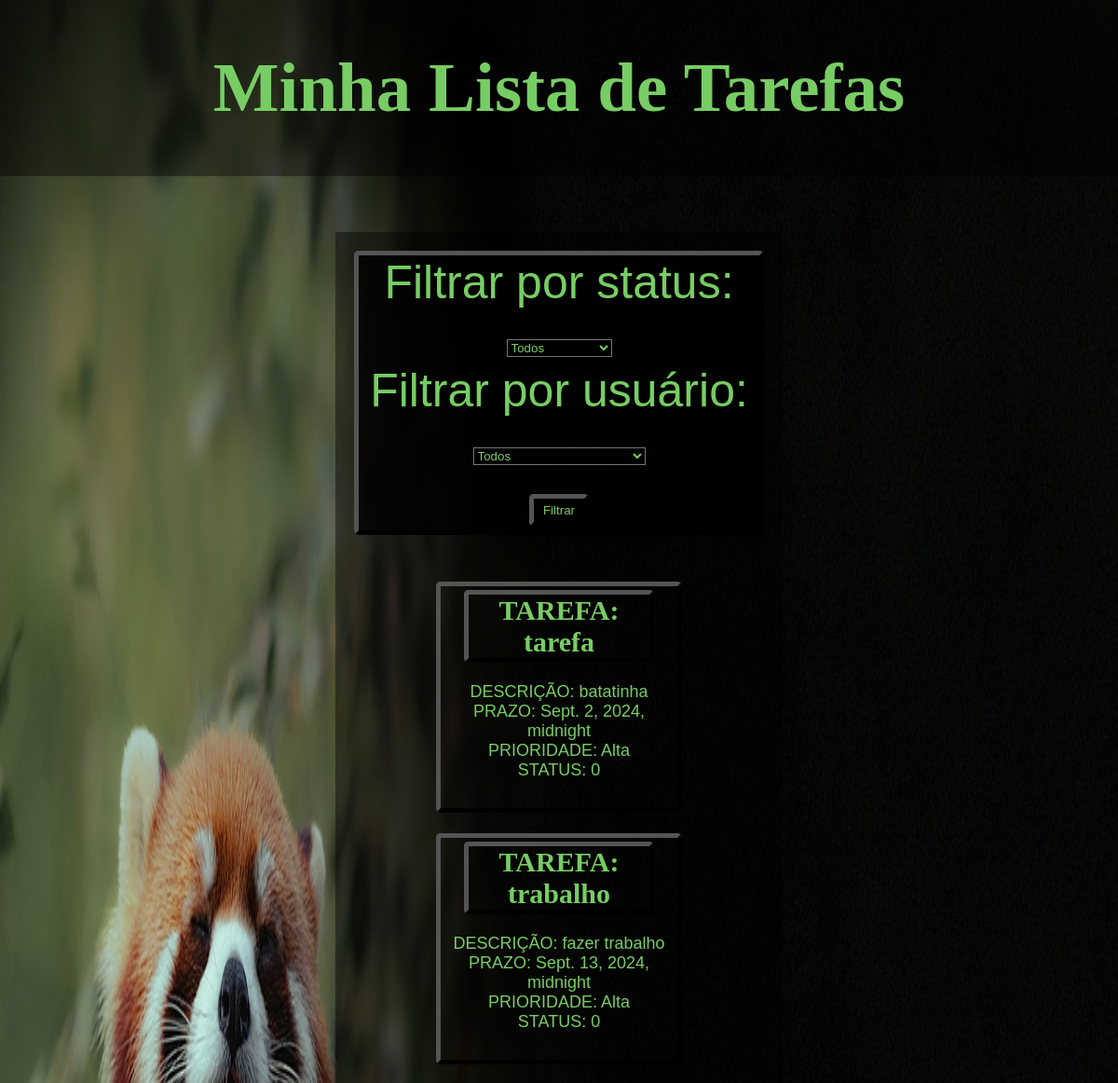
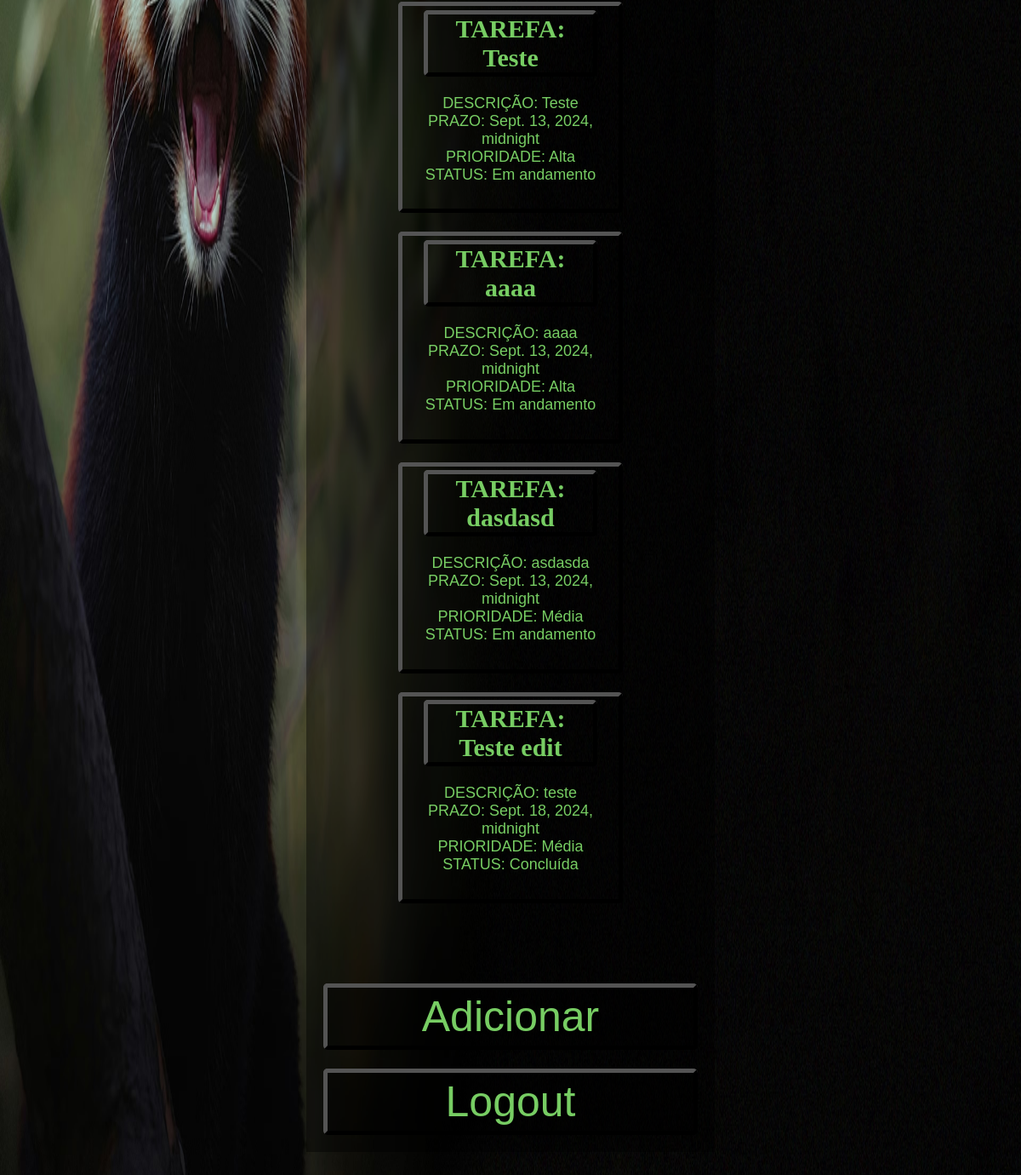
Page / (signed in) on the committed database (2 pictures, top to bottom).
### app/models.py (models this page shows)
class Tasks(models.Model):
    id_task = models.AutoField(primary_key=True) #chave primária
    title_task = models.CharField(max_length=200) #título da tarefa
    description_task = models.TextField() #descrição da tarefa
    complete_task = models.CharField(max_length=10, choices=[('1', 'Pendente'), ('2', 'Em andamento'), ('3', 'Concluída')], default='1') #tarefa completada
    prazo_task = models.DateTimeField()  #prazo da tarefa
    priority_task = models.CharField(max_length=10, choices=[('3', 'Alta'), ('2', 'Média'), ('1', 'Baixa')], default='1') #prioridade da tarefa
    user = models.ForeignKey(User, on_delete=models.CASCADE) #usuário que criou a tarefa

### app/views.py (the view)
# urls.py: 2. Add a URL to urlpatterns:  path('', views.home, name='home')
@login_required
def home(request):
    status_filter = request.GET.get('status')
    user_filter = request.GET.get('user')
    if request.user.is_superuser:
        tasks = Tasks.objects.all()
        users = User.objects.all()
        if user_filter:
            tasks = tasks.filter(user_id=user_filter)
    else:
        tasks = Tasks.objects.filter(user=request.user)
    if status_filter:
        tasks = tasks.filter(complete_task=status_filter)
    tasks = tasks.order_by('-priority_task', 'prazo_task')
    context = {
        'tasks': tasks,
    }
    if request.user.is_superuser:
        context['users'] = users
    return render(request, 'home.html', context)

### app/templates/home.html (shortened to what this page needs)
{% load static %}
<!DOCTYPE html>
<html>
<head>
    <link rel="stylesheet" href="{% static 'css/home.css' %}">
</head>
<body>
    <header class="header"><h1>Minha Lista de Tarefas</h1></header>
    <main class="main">
        <div class="container">
             <form class="form" method="get" action="{% url 'home' %}">
                <label class="filtro" for="status">Filtrar por status:</label><br>
                <select name="status" id="status">
                    <option value="">Todos</option>
                </select><br>
                {% if user.is_superuser %}
                    <label class="filtro" for="user">Filtrar por usuário:</label><br>
                    <select name="user" id="user">
                        <option value="">Todos</option>
                    </select><br>
                {% endif %}
                <button type="submit" class="button">Filtrar</button>
            </form>
        </div>
            <ul>
                {% for task in tasks %}
                    <li>
                        <div class="tasks">
                            <h3>TAREFA: {{ task.title_task }}</h3><br>
                            DESCRIÇÃO: {{ task.description_task }}<br>
                            PRAZO: {{ task.prazo_task }}<br>
                            PRIORIDADE: {{ task.get_priority_task_display }}<br>
                            STATUS: {{task.get_complete_task_display}}<br><br>
                        </div>
                    </li>
                {% endfor %}
            </ul>
            <a href="{% url 'add' %}" class="button">Adicionar</a>
            <a href="{% url 'logout' %}" class="logout_button">Logout</a>
    </main>
</body>
</html>

### app/static/css/home.css (style rules this page uses)
.header, .main { padding: 1px; }
.header { background:rgba(0,0,0,0.4); grid-area: header; }
h1, h3 { font-family: 'Times New Roman', Times, serif; text-align: center; color: #77cd63; background:rgba(0,0,0,0); }
h1 { font-size: 75px; }
h3 { border: 5px outset #000000; border-radius: 5px; font-size: 30px; margin: auto 10%; }
body { background-image: url("redpanda.png"); background-repeat: no-repeat; background-attachment: fixed; background-size: 100% 100%; font-family: Arial, sans-serif; margin: 0; padding: 0; }
.main { background:rgba(0,0,0,0.4); display: grid; text-align: center; font-size: 50px; margin: 5% 30%; padding: 20px; }
.container { background:rgba(0,0,0,0.8); border: 5px outset #000000; border-radius: 5px; }
.button, .delete_button, .logout_button { background:rgba(0,0,0,0.4); margin-top: 5%; padding: 5px 10px; border: 5px outset #000000; border-radius: 5px; color: #77cd63; text-decoration: none; }
ul { list-style-type: none; padding: 0; }
li { display: grid; margin-bottom: 5%; color: #77cd63; font-size: large; }
.tasks { border: 5px outset #000000; border-radius: 5px; padding-bottom: 2%; padding-top: 1%; margin: auto 20%; }
.filtro { color: #77cd63; }
#status, #user { color: #77cd63; background: #000000; }
.form { padding-bottom: 1%; }

### rows in the picture
Tasks: title_task "tarefa", description_task "batatinha", prazo_task "Sept. 2, 2024, midnight", priority_task "Alta", complete_task "0"
Tasks: title_task "trabalho", description_task "fazer trabalho", prazo_task "Sept. 13, 2024, midnight", priority_task "Alta", complete_task "0"
Tasks: title_task "Teste", description_task "Teste", prazo_task "Sept. 13, 2024, midnight", priority_task "Alta", complete_task "Em andamento"
Tasks: title_task "aaaa", description_task "aaaa", prazo_task "Sept. 13, 2024, midnight", priority_task "Alta", complete_task "Em andamento"
Tasks: title_task "dasdasd", description_task "asdasda", prazo_task "Sept. 13, 2024, midnight", priority_task "Média", complete_task "Em andamento"
Tasks: title_task "Teste edit", description_task "teste", prazo_task "Sept. 18, 2024, midnight", priority_task "Média", complete_task "Concluída"
